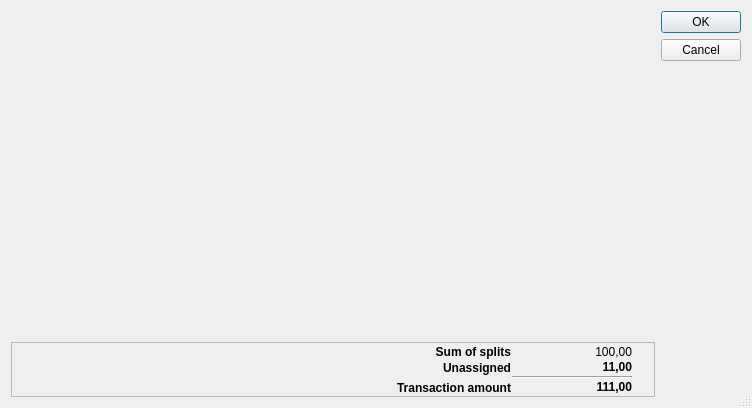
<?xml version="1.0" encoding="UTF-8"?>
<ui version="4.0">
 <class>KSplitTransactionDlg</class>
 <widget class="QDialog" name="KSplitTransactionDlg">
  <property name="geometry">
   <rect>
    <x>0</x>
    <y>0</y>
    <width>752</width>
    <height>408</height>
   </rect>
  </property>
  <property name="windowTitle">
   <string>Split transaction</string>
  </property>
  <property name="sizeGripEnabled">
   <bool>true</bool>
  </property>
  <layout class="QHBoxLayout" name="horizontalLayout_2">
   <item>
    <layout class="QHBoxLayout" name="horizontalLayout">
     <property name="spacing">
      <number>6</number>
     </property>
     <property name="leftMargin">
      <number>0</number>
     </property>
     <property name="topMargin">
      <number>0</number>
     </property>
     <property name="rightMargin">
      <number>0</number>
     </property>
     <property name="bottomMargin">
      <number>0</number>
     </property>
     <item>
      <layout class="QVBoxLayout">
       <property name="spacing">
        <number>6</number>
       </property>
       <property name="leftMargin">
        <number>0</number>
       </property>
       <property name="topMargin">
        <number>0</number>
       </property>
       <property name="rightMargin">
        <number>0</number>
       </property>
       <property name="bottomMargin">
        <number>0</number>
       </property>
       <item>
        <widget class="KMyMoneySplitTable" name="transactionsTable" native="true">
         <property name="cursor">
          <cursorShape>ArrowCursor</cursorShape>
         </property>
        </widget>
       </item>
       <item>
        <widget class="QFrame" name="m_sumFrame">
         <property name="sizePolicy">
          <sizepolicy hsizetype="Preferred" vsizetype="Fixed">
           <horstretch>0</horstretch>
           <verstretch>0</verstretch>
          </sizepolicy>
         </property>
         <property name="frameShape">
          <enum>QFrame::StyledPanel</enum>
         </property>
         <property name="frameShadow">
          <enum>QFrame::Raised</enum>
         </property>
         <layout class="QHBoxLayout">
          <property name="spacing">
           <number>6</number>
          </property>
          <property name="leftMargin">
           <number>1</number>
          </property>
          <property name="topMargin">
           <number>1</number>
          </property>
          <property name="rightMargin">
           <number>1</number>
          </property>
          <property name="bottomMargin">
           <number>1</number>
          </property>
          <item>
           <spacer name="Spacer12">
            <property name="orientation">
             <enum>Qt::Horizontal</enum>
            </property>
            <property name="sizeType">
             <enum>QSizePolicy::Expanding</enum>
            </property>
            <property name="sizeHint" stdset="0">
             <size>
              <width>0</width>
              <height>16</height>
             </size>
            </property>
           </spacer>
          </item>
          <item>
           <layout class="QGridLayout">
            <property name="leftMargin">
             <number>0</number>
            </property>
            <property name="topMargin">
             <number>0</number>
            </property>
            <property name="rightMargin">
             <number>0</number>
            </property>
            <property name="bottomMargin">
             <number>0</number>
            </property>
            <property name="spacing">
             <number>1</number>
            </property>
            <item row="1" column="1">
             <widget class="QLabel" name="splitUnassigned">
              <property name="sizePolicy">
               <sizepolicy hsizetype="Fixed" vsizetype="Fixed">
                <horstretch>0</horstretch>
                <verstretch>0</verstretch>
               </sizepolicy>
              </property>
              <property name="minimumSize">
               <size>
                <width>120</width>
                <height>15</height>
               </size>
              </property>
              <property name="text">
               <string>&lt;b&gt;11,00&lt;b&gt;</string>
              </property>
              <property name="alignment">
               <set>Qt::AlignRight|Qt::AlignTrailing|Qt::AlignVCenter</set>
              </property>
              <property name="wordWrap">
               <bool>false</bool>
              </property>
             </widget>
            </item>
            <item row="3" column="1">
             <widget class="QLabel" name="transactionAmount">
              <property name="sizePolicy">
               <sizepolicy hsizetype="Fixed" vsizetype="Fixed">
                <horstretch>0</horstretch>
                <verstretch>0</verstretch>
               </sizepolicy>
              </property>
              <property name="minimumSize">
               <size>
                <width>120</width>
                <height>15</height>
               </size>
              </property>
              <property name="text">
               <string>&lt;b&gt;111,00&lt;b&gt;</string>
              </property>
              <property name="alignment">
               <set>Qt::AlignRight|Qt::AlignTrailing|Qt::AlignVCenter</set>
              </property>
              <property name="wordWrap">
               <bool>false</bool>
              </property>
             </widget>
            </item>
            <item row="1" column="0">
             <widget class="QLabel" name="TextLabel1_2">
              <property name="font">
               <font>
                <weight>75</weight>
                <bold>true</bold>
               </font>
              </property>
              <property name="text">
               <string>Unassigned</string>
              </property>
              <property name="alignment">
               <set>Qt::AlignRight|Qt::AlignTrailing|Qt::AlignVCenter</set>
              </property>
              <property name="wordWrap">
               <bool>false</bool>
              </property>
             </widget>
            </item>
            <item row="0" column="0">
             <widget class="QLabel" name="TextLabel1">
              <property name="font">
               <font>
                <weight>75</weight>
                <bold>true</bold>
               </font>
              </property>
              <property name="text">
               <string>Sum of splits</string>
              </property>
              <property name="alignment">
               <set>Qt::AlignRight|Qt::AlignTrailing|Qt::AlignVCenter</set>
              </property>
              <property name="wordWrap">
               <bool>false</bool>
              </property>
             </widget>
            </item>
            <item row="0" column="1">
             <widget class="QLabel" name="splitSum">
              <property name="sizePolicy">
               <sizepolicy hsizetype="Fixed" vsizetype="Fixed">
                <horstretch>0</horstretch>
                <verstretch>0</verstretch>
               </sizepolicy>
              </property>
              <property name="minimumSize">
               <size>
                <width>120</width>
                <height>15</height>
               </size>
              </property>
              <property name="text">
               <string>100,00</string>
              </property>
              <property name="alignment">
               <set>Qt::AlignRight|Qt::AlignTrailing|Qt::AlignVCenter</set>
              </property>
              <property name="wordWrap">
               <bool>false</bool>
              </property>
             </widget>
            </item>
            <item row="3" column="0">
             <widget class="QLabel" name="TextLabel1_2_2">
              <property name="minimumSize">
               <size>
                <width>150</width>
                <height>0</height>
               </size>
              </property>
              <property name="font">
               <font>
                <weight>75</weight>
                <bold>true</bold>
               </font>
              </property>
              <property name="text">
               <string>Transaction amount</string>
              </property>
              <property name="alignment">
               <set>Qt::AlignRight|Qt::AlignTrailing|Qt::AlignVCenter</set>
              </property>
              <property name="wordWrap">
               <bool>false</bool>
              </property>
             </widget>
            </item>
            <item row="2" column="1">
             <widget class="Line" name="Line2">
              <property name="frameShape">
               <enum>QFrame::HLine</enum>
              </property>
              <property name="frameShadow">
               <enum>QFrame::Sunken</enum>
              </property>
             </widget>
            </item>
           </layout>
          </item>
          <item>
           <widget class="QFrame" name="Frame3">
            <property name="sizePolicy">
             <sizepolicy hsizetype="Preferred" vsizetype="MinimumExpanding">
              <horstretch>0</horstretch>
              <verstretch>0</verstretch>
             </sizepolicy>
            </property>
            <property name="minimumSize">
             <size>
              <width>15</width>
              <height>0</height>
             </size>
            </property>
            <property name="maximumSize">
             <size>
              <width>32767</width>
              <height>80</height>
             </size>
            </property>
            <property name="frameShape">
             <enum>QFrame::NoFrame</enum>
            </property>
            <property name="frameShadow">
             <enum>QFrame::Raised</enum>
            </property>
           </widget>
          </item>
         </layout>
        </widget>
       </item>
      </layout>
     </item>
    </layout>
   </item>
   <item>
    <widget class="QDialogButtonBox" name="buttonBox">
     <property name="orientation">
      <enum>Qt::Vertical</enum>
     </property>
     <property name="standardButtons">
      <set>QDialogButtonBox::Cancel|QDialogButtonBox::Ok</set>
     </property>
    </widget>
   </item>
  </layout>
 </widget>
 <layoutdefault spacing="6" margin="11"/>
 <customwidgets>
  <customwidget>
   <class>KMyMoneySplitTable</class>
   <extends>QWidget</extends>
   <header>kmymoneysplittable.h</header>
  </customwidget>
 </customwidgets>
 <resources/>
 <connections>
  <connection>
   <sender>buttonBox</sender>
   <signal>accepted()</signal>
   <receiver>KSplitTransactionDlg</receiver>
   <slot>accept()</slot>
   <hints>
    <hint type="sourcelabel">
     <x>607</x>
     <y>203</y>
    </hint>
    <hint type="destinationlabel">
     <x>327</x>
     <y>203</y>
    </hint>
   </hints>
  </connection>
  <connection>
   <sender>buttonBox</sender>
   <signal>rejected()</signal>
   <receiver>KSplitTransactionDlg</receiver>
   <slot>reject()</slot>
   <hints>
    <hint type="sourcelabel">
     <x>607</x>
     <y>203</y>
    </hint>
    <hint type="destinationlabel">
     <x>327</x>
     <y>203</y>
    </hint>
   </hints>
  </connection>
 </connections>
</ui>
